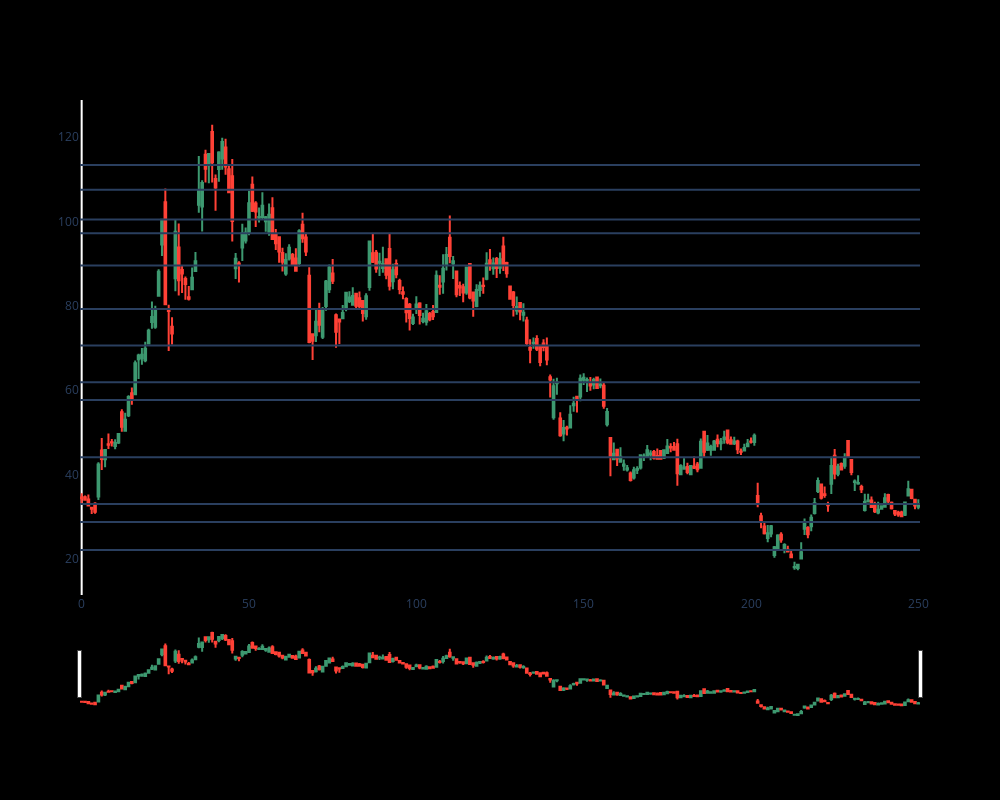

The cell this chart's notebook holds for it:
### Markdown cell above
### Further Refine:
https://medium.com/swlh/how-to-analyze-volume-profiles-with-python-3166bb10ff24

* Prominence

### Code cell
# This is where we could dynamically split the df based on date (take only data after dateX)
dfpl = df

fig = go.Figure(data=[go.Candlestick(x=dfpl.index,
                open=dfpl['Open'],
                high=dfpl['High'],
                low=dfpl['Low'],
                close=dfpl['Close'])])

fig.update_layout(
    autosize=False,
    width=1000,
    height=800, 
    paper_bgcolor='black',
    plot_bgcolor='black')
fig.update_xaxes(gridcolor='black')
fig.update_yaxes(gridcolor='black')

for peak in pkx:
    fig.add_hline(y = peak)

# ideal_bins = max(df['Close']) - min(df['Close']) / 20 # each bin is 5% of total range of price action
# fig.add_histogram(df, x = 'Volume', y = 'Close', nbins = ideal_bins, orientation = 'h')

fig.show()

### Figure 1 — Plotly figure (JSON) as saved in the notebook; plotly's stock layout.template omitted (floating-point values rounded to 4 significant figures; data arrays with more than 128 entries replaced by an {"elided": "..."} marker saying what was removed)
{"data": [{"close": {"elided": "251 float values"}, "high": {"elided": "251 float values"}, "low": {"elided": "251 float values"}, "open": {"elided": "251 float values"}, "type": "candlestick", "x": {"elided": "251 int values"}}], "layout": {"autosize": false, "height": 800, "paper_bgcolor": "black", "plot_bgcolor": "black", "shapes": [{"type": "line", "x0": 0, "x1": 1, "xref": "x domain", "y0": 22.05, "y1": 22.05, "yref": "y"}, {"type": "line", "x0": 0, "x1": 1, "xref": "x domain", "y0": 28.72, "y1": 28.72, "yref": "y"}, {"type": "line", "x0": 0, "x1": 1, "xref": "x domain", "y0": 32.96, "y1": 32.96, "yref": "y"}, {"type": "line", "x0": 0, "x1": 1, "xref": "x domain", "y0": 44.07, "y1": 44.07, "yref": "y"}, {"type": "line", "x0": 0, "x1": 1, "xref": "x domain", "y0": 57.6, "y1": 57.6, "yref": "y"}, {"type": "line", "x0": 0, "x1": 1, "xref": "x domain", "y0": 61.84, "y1": 61.84, "yref": "y"}, {"type": "line", "x0": 0, "x1": 1, "xref": "x domain", "y0": 70.53, "y1": 70.53, "yref": "y"}, {"type": "line", "x0": 0, "x1": 1, "xref": "x domain", "y0": 79.22, "y1": 79.22, "yref": "y"}, {"type": "line", "x0": 0, "x1": 1, "xref": "x domain", "y0": 89.52, "y1": 89.52, "yref": "y"}, {"type": "line", "x0": 0, "x1": 1, "xref": "x domain", "y0": 97.19, "y1": 97.19, "yref": "y"}, {"type": "line", "x0": 0, "x1": 1, "xref": "x domain", "y0": 100.4, "y1": 100.4, "yref": "y"}, {"type": "line", "x0": 0, "x1": 1, "xref": "x domain", "y0": 107.5, "y1": 107.5, "yref": "y"}, {"type": "line", "x0": 0, "x1": 1, "xref": "x domain", "y0": 113.4, "y1": 113.4, "yref": "y"}], "width": 1000, "xaxis": {"gridcolor": "black"}, "yaxis": {"gridcolor": "black"}}}
